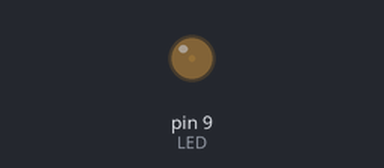
A sketch run on a simulated Arduino Uno, built with avr-gcc and run on an emulated ATmega328P. Shown: output pins drawn as LEDs (lit = HIGH).

Above: at 0.05 s.
At 0.65 s:
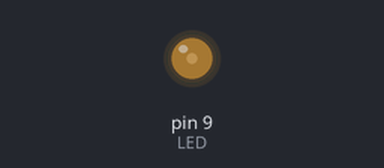
At 1.3 s:
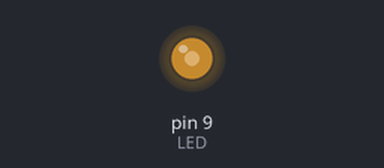
At 2.55 s:
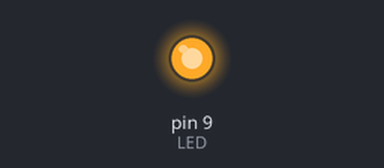
Timing chart, 0 to 5.9 s (numbered marks = the images above):
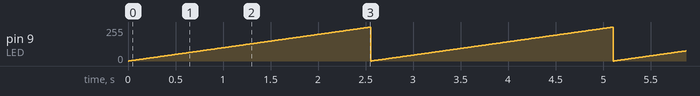

Measured:
- by itself, pin 9 (LED): ramps from 0/255 to 254/255 and jumps back, once every 2.6 s

The sketch:

06_desvanecer_led.ino
```cpp
// Atenuar una luz una y otra vez.

const int LED = 9; // El pin utilizado por el LED

int i = 0; // Objeto para contar hacia arriba y hacia abajo

void setup (){
  pinMode(LED, OUTPUT); // Indicamos que LED es un output
  }


void loop(){
  for (i = 0; i < 255; i++) { //Loop desde 0 a 254 (aumentar)
    analogWrite(LED, i);      //Configuramos el brillo del LED
    delay(10);                // Esperar 10ms para ver el cambio.
    }

  for (i = 255; i = 0; i--){ //Loop desde 255 a 0 (desvanecer)
    analogWrite(LED, i);     //Configuramos el brillo del LED
    delay(10);               //Esperar 10ms para ver el cambio.
    }

  }
```
